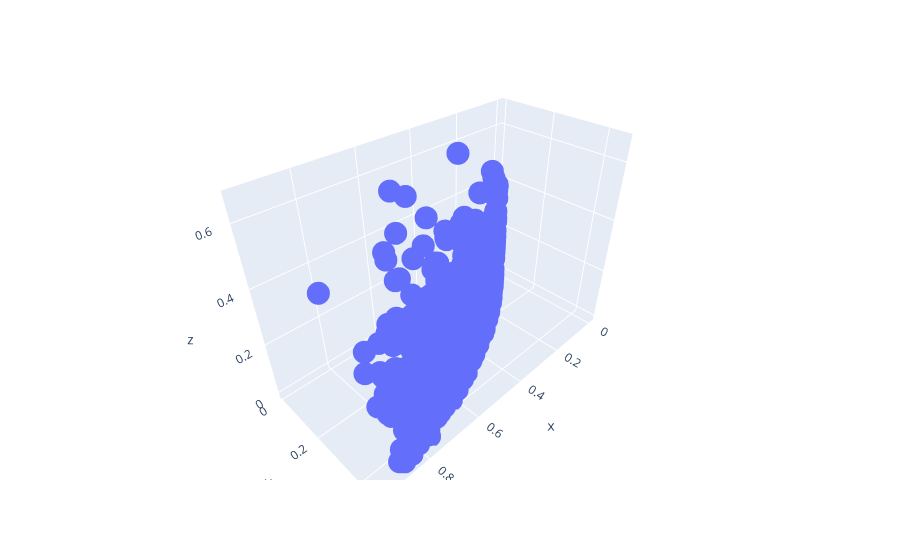

The notebook cell this image was saved under:
### Code cell
fig = px.scatter_3d(df,x=a,y=k,z=b,
                hover_data=['Organization'])
fig.show()

### Figure 1 — Plotly figure (JSON) as saved in the notebook; plotly's stock layout.template omitted (floating-point values rounded to 4 significant figures; data arrays with more than 128 entries replaced by an {"elided": "..."} marker saying what was removed)
{"data": [{"customdata": {"elided": "615x1 str values"}, "hovertemplate": "x=%{x}<br>y=%{y}<br>z=%{z}<br>Organization=%{customdata[0]}<extra></extra>", "legendgroup": "", "marker": {"color": "#636efa", "symbol": "circle"}, "mode": "markers", "name": "", "scene": "scene", "showlegend": false, "type": "scatter3d", "x": {"elided": "615 float values"}, "y": {"elided": "615 float values"}, "z": {"elided": "615 float values"}}], "layout": {"legend": {"tracegroupgap": 0}, "margin": {"t": 60}, "scene": {"domain": {"x": [0, 1], "y": [0, 1]}, "xaxis": {"title": {"text": "x"}}, "yaxis": {"title": {"text": "y"}}, "zaxis": {"title": {"text": "z"}}}}}
